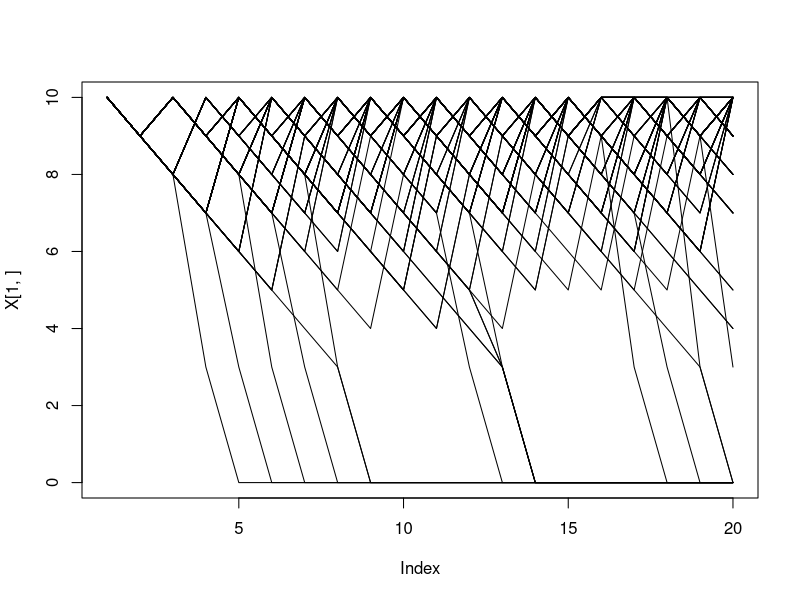
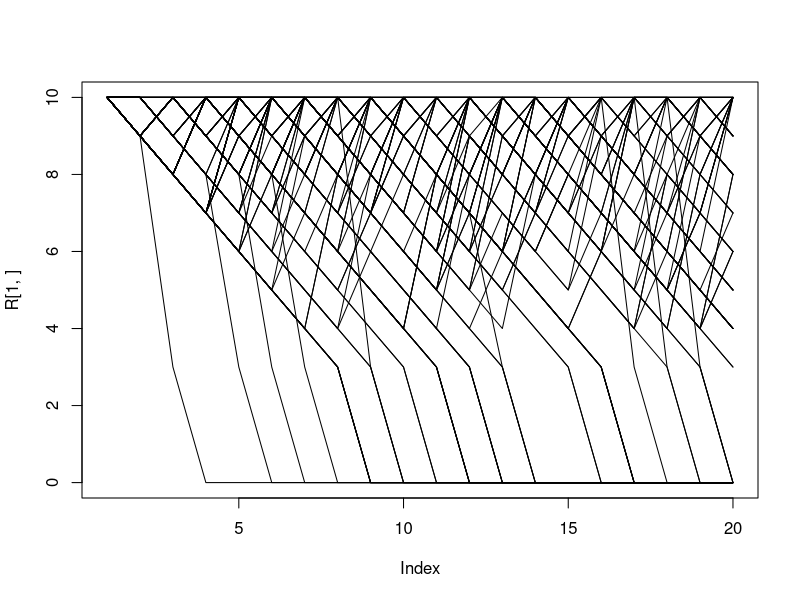

R code for these plots, in order:
# Declare variables
tmax <- 20;
# Critical energetic reserves
xmax <- 10;
xc <- 3;

# Declare patch-specific values for patch/activity i = 1, 2, 3
# Cost
c = c(1,1,1);
# Reward
p = c(0,3,5);
# Prob(death)
d = c(0.0,0.004,0.02);
# Prob(find food)
f = c(1,0.4,0.6);

#Number of activities/patches
np <- length(f);

# Define survival matrix and Decision matrix
S = matrix(0,xmax,tmax);
D = matrix(0,xmax,tmax-1);

# Define the Terminal Survival Function
# S(x,t=tmax) = 0 for x<= xc and S(x,t=tmax) = 1 for x > xc
xbar <- 4;
for (x in 1:xmax) {
  if (x <= xc) {
    S[x,tmax] <- 0;
  } else {
    # S[x,tmax] <- 1;
    S[x,tmax] <- (x - xc)/(x-xc+xbar);
  }
}

#boundary condition function
bc <- function(xvalue) {
  if (xvalue <= xc) {
    xvalue <- xc;
  }
  if (xvalue > xmax) {
    xvalue <- xmax;
  }
  return(xvalue)
}

# Begin backwards calculations Note that the t index is altered by -1
for (t in seq(tmax-1,1,-1)) {
  
  #Evaluate the survival-maximizing activity/patch for each energetic value
  for (x in (xc+1):xmax) {
    
    value <- numeric(np);
    #Calculate the survival probability for each patch
    for (i in 1:np) {
      
      # what is x if you find food
      xp <- x - c[i] + p[i];
      # what is x if you don't find food
      xpp <- x - c[i];
      
      #Boundary conditions!
      xp <- bc(xp);
      xpp <- bc(xpp);
      
      #Calculate the survival probability
      value[i] <- (1-d[i])*f[i]*S[xp,t+1] + (1-d[i])*(1-f[i])*S[xpp,t+1];
    }
    #Now that the values are calculate, which is the largest?
    maxvalue <- max(value);
    #which activity/patch maximizes survival?
    istar <- which(value==maxvalue);
    
    #Now fill in the survival probabilities and decision matrix:
    S[x,t] <- maxvalue;
    D[x,t] <- istar;
    
  }
  
}




#Individual Monte Carlo simulation with fitness-maximizing decision choices


#initalize vectors

n = 100;
X = matrix(0,n,tmax);
R = matrix(0,n,tmax);
#Initial state
X[,1] = xmax;
R[,1] = xmax;


for (t in 1:(tmax-1)) {
  for (i in 1:n) {
    
    state = X[i,t];
    
    rstate = R[i,t];
    
    #Only go through this if the individual is still alive
    if (state > xc) {
      
      #which activity do I choose?
      dec = D[state,t];
      # dec = sample(c(1,2,3),1);
      
      #Do I die during this activity?
      d_draw = runif(1);
      
      #IF you survive, look for food
      if (d_draw > d[dec]) {
        
        #Do I find food during this activity?
        f_draw = runif(1);
        
        if (f_draw < f[dec]) {
          #Do find food
          newstate = state + p[dec] -c[dec];
        } else {
          #Don't find food
          newstate = state - c[dec];
          
        }
        
        #Apply boundary conditions
        newstate = bc(newstate);
        
      } else {
        newstate = xc;
      }
      
      #update state for next time interval
      X[i,t+1] = newstate;
    }
  }
}

plot(X[1,],type='l',ylim=c(0,xmax))
for (i in 2:n) {
  lines(X[i,])
}

# Individual Monte Carlo simulations with RANDOM activity choices

n = 100;
R = matrix(0,n,tmax);
#Initial state
R[,1] = xmax;


for (t in 1:(tmax-1)) {
  for (i in 1:n) {
    
    state = R[i,t];
    
    #Only go through this if the individual is still alive
    if (state > xc) {
      
      #which activity do I choose?
      # dec = D[state,t];
      dec = sample(c(1,2,3),1);
      
      #Do I die during this activity?
      d_draw = runif(1);
      
      #IF you survive, look for food
      if (d_draw > d[dec]) {
        
        #Do I find food during this activity?
        f_draw = runif(1);
        
        if (f_draw < f[dec]) {
          #Do find food
          newstate = state + p[dec] -c[dec];
        } else {
          #Don't find food
          newstate = state - c[dec];
          
        }
        
        #Apply boundary conditions
        newstate = bc(newstate);
        
      } else {
        newstate = xc;
      }
      
      #update state for next time interval
      R[i,t+1] = newstate;
    }
  }
}

plot(R[1,],type='l',ylim=c(0,10))
for (i in 2:n) {
  lines(R[i,])
}
